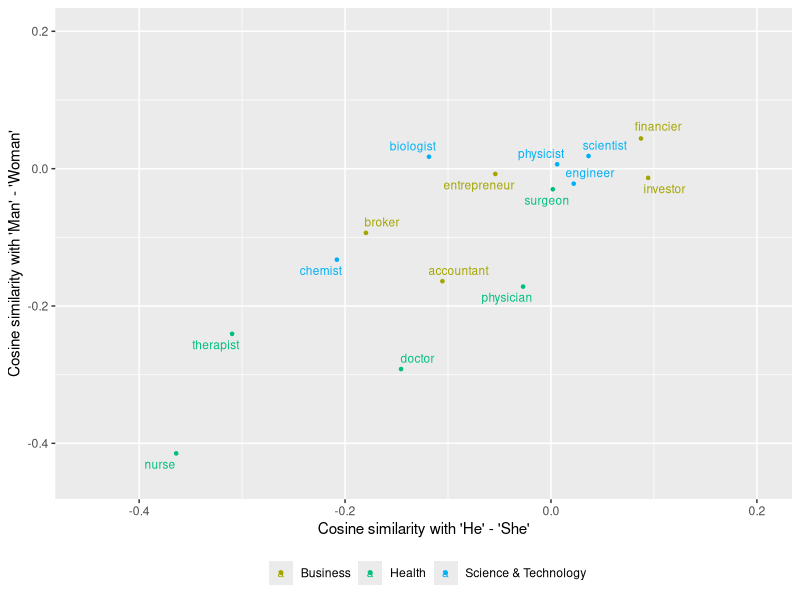
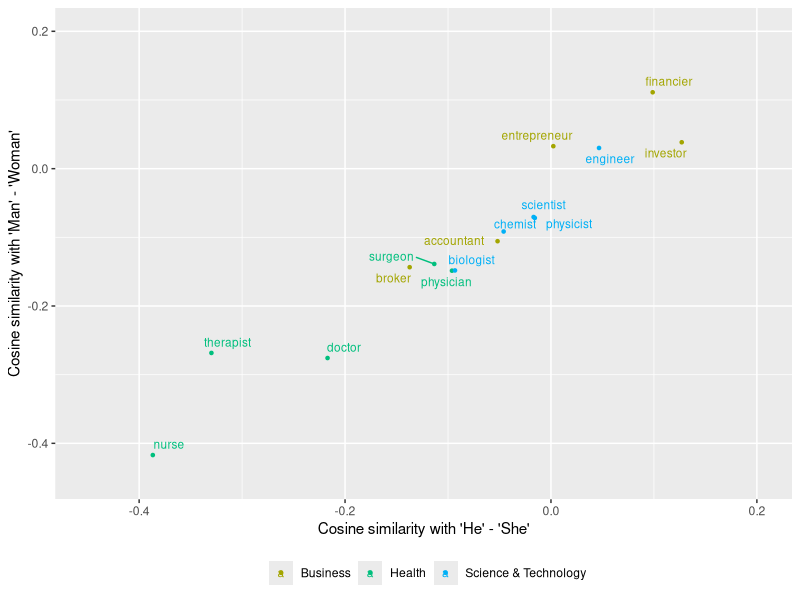
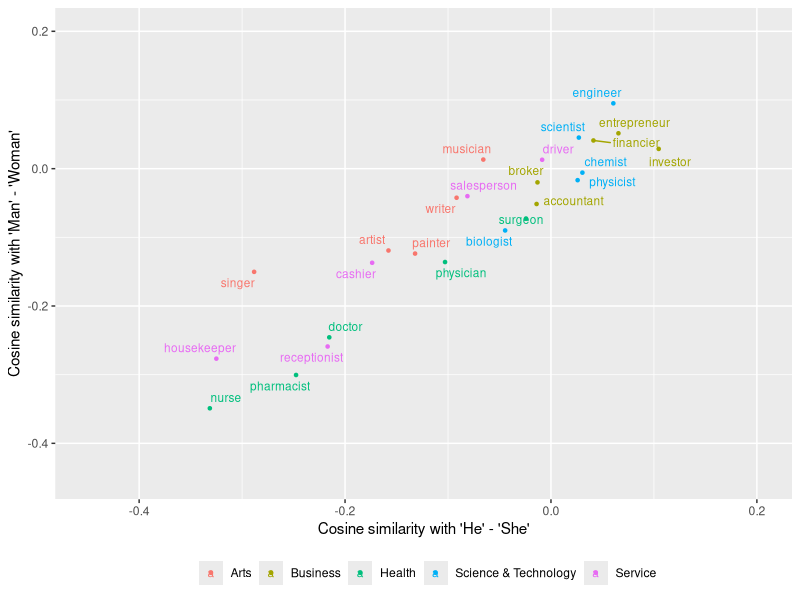
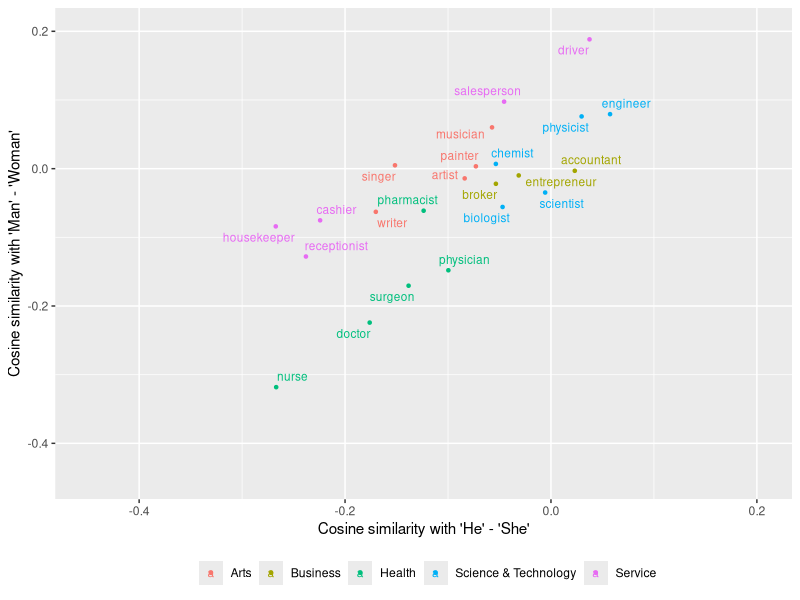

The R source for these figures, in order: (Note: this script raises an error after producing the figures.)
library(tidyr)
library(dplyr)
library(ggplot2)
library(ggrepel)

w2v_df <- read.csv("projections.tsv", sep="\t")
w2v_mf_df <- read.csv("projections_authorgender.tsv", sep="\t")
curr_year <- 2006

gg_color_hue <- function(n) {
  hues = seq(15, 375, length = n + 1)
  hcl(h = hues, l = 65, c = 100)[1:n]
}

min_proj <- min(w2v_df$similarity)
max_proj <- max(w2v_df$similarity)

##########################
# PER YEAR - TOPIC WORDS #
##########################
cols <- gg_color_hue(5)

for (year_c in c(1987,2006)) {
  w2v_curr_df <- filter(w2v_df, year == year_c, topic != 'neutral' & topic != 'litcomp') %>%
                  spread(key = word_diff, value = similarity)
  names(w2v_curr_df)[c(4,5)] <- c("he_she","man_woman")
  ggplot(w2v_curr_df, aes(x = he_she, y = man_woman, colour = topic)) +
    geom_point(size = .9) +
    geom_text_repel(aes(label = word), size = 3) +
    labs(x = "Cosine similarity with 'He' - 'She'", 
         y = "Cosine similarity with 'Man' - 'Woman'") +
    scale_colour_manual(name="",
                        values=cols,
                        breaks=c("arts","business","health","science&tech","service"),
                        labels=c("Arts", "Business", "Health", "Science & Technology", "Service")) +
    theme(legend.position = 'bottom') +
    xlim(min_proj,max_proj) + 
    ylim(min_proj,max_proj) 
  ggsave(paste0("./Plots/Proj",year_c,".pdf"), height = 5, width = 5)
}

#############################
# M/F AUTHORS - TOPIC WORDS #
#############################
for (g in c('M','F')) {
  w2v_curr_df <- filter(w2v_mf_df, author_gender == g, topic != 'neutral' & topic != 'litcomp') %>%
    spread(key = word_diff, value = similarity)
  names(w2v_curr_df)[c(5,6)] <- c("he_she","man_woman")
  ggplot(w2v_curr_df, aes(x = he_she, y = man_woman, colour = topic)) +
    geom_point(size = .9) +
    geom_text_repel(aes(label = word), size = 3) +
    labs(x = "Cosine similarity with 'He' - 'She'", 
         y = "Cosine similarity with 'Man' - 'Woman'") +
    scale_colour_manual(name="",
                        values=cols,
                        breaks=c("arts","business","health","science&tech","service"),
                        labels=c("Arts", "Business", "Health", "Science & Technology", "Service")) +
    theme(legend.position = 'bottom') +
    xlim(min_proj,max_proj) + 
    ylim(min_proj,max_proj) 
  ggsave(paste0("./Plots/Proj",g,".pdf"), height = 5, width = 5)
}

#################
# NEUTRAL WORDS #
#################
cols <- gg_color_hue(1)

w2v_curr_df <- filter(w2v_df, year == curr_year, topic == 'neutral') %>%
  spread(key = word_diff, value = similarity)
names(w2v_curr_df)[c(4,5)] <- c("he_she","man_woman")
ggplot(w2v_curr_df, aes(x = he_she, y = man_woman, colour = topic)) +
  geom_point(size = .9) +
  geom_text_repel(aes(label = word), size = 3) +
  labs(x = "Cosine similarity with 'He' - 'She'", 
       y = "Cosine similarity with 'Man' - 'Woman'") +
  scale_colour_manual(name="",
                      values=cols,
                      breaks=c("neutral"),
                      labels=c("Neutral")) +
  theme(legend.position = 'bottom') +
  xlim(min_proj,max_proj) + 
  ylim(min_proj,max_proj) 
ggsave(paste0("./Plots/ProjNeutral",curr_year,".pdf"), height = 5, width = 5)

#################
# COMPARISON WORDS #
#################
w2v_curr_df <- filter(w2v_df, year == curr_year, topic == 'litcomp') %>%
  spread(key = word_diff, value = similarity)
names(w2v_curr_df)[c(4,5)] <- c("he_she","man_woman")
ggplot(w2v_curr_df, aes(x = he_she, y = man_woman, colour = topic)) +
  geom_point(size = .9) +
  geom_text_repel(aes(label = word), size = 3) +
  labs(x = "Cosine similarity with 'He' - 'She'", 
       y = "Cosine similarity with 'Man' - 'Woman'") +
  theme(legend.position = "none") +
  xlim(min_proj,max_proj) + 
  ylim(min_proj,max_proj) 
ggsave(paste0("./Plots/ProjLitComp",curr_year,".pdf"), height = 5, width = 5)

######################
# OVER TIME - HE/SHE #
######################
cols <- gg_color_hue(5)
w2v_heshe_df <- filter(w2v_df, word_diff == "He-She" & topic != 'litcomp' & topic != 'neutral') %>% 
                  group_by(topic, year) %>%
                  summarise(avg_sim = mean(similarity))
ggplot(w2v_heshe_df, aes(x = year, y = avg_sim, colour = topic, group = topic)) + 
  geom_line() +
  scale_colour_manual(name="",
                      values=cols,
                      breaks=c("arts","business","health","science&tech","service"),
                      labels=c("Arts", "Business", "Health", "Science & Technology", "Service")) +
  labs(x = "", y = "Average Cosine Similarity to 'He'-'She'") +
  theme(legend.position = "bottom")
ggsave("./Plots/HeSheAvgOT.pdf", height = 5, width = 6)

######################
# OVER TIME - HE/SHE #
######################
w2v_manwoman_df <- filter(w2v_df, word_diff == "Man-Woman" & topic != 'litcomp' & topic != 'neutral') %>% 
  group_by(topic, year) %>%
  summarise(avg_sim = mean(similarity))
ggplot(w2v_manwoman_df, aes(x = year, y = avg_sim, colour = topic, group = topic)) + 
  geom_line() +
  scale_colour_manual(name="",
                      values=cols,
                      breaks=c("arts","business","health","science&tech","service"),
                      labels=c("Arts", "Business", "Health", "Science & Technology", "Service")) +
  labs(x = "", y = "Average Cosine Similarity to 'Man'-'Woman'") +
  theme(legend.position = "bottom")
ggsave("./Plots/ManWomanAvgOT.pdf", height = 5, width = 6)
